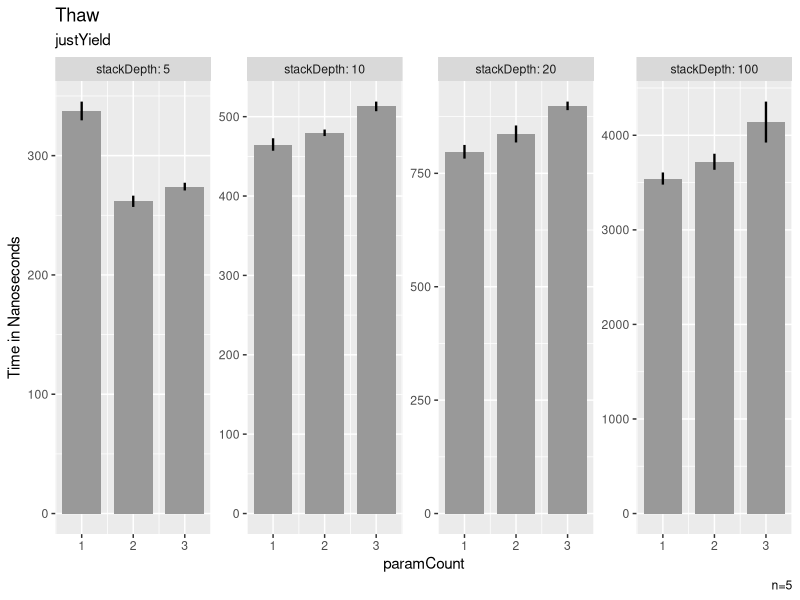
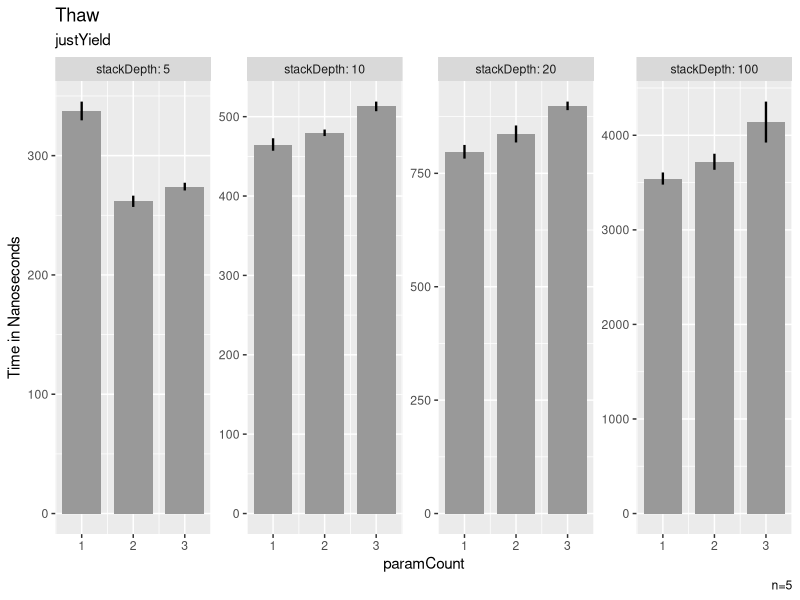

Recreate these plots in R, in order.
library(ggplot2)
library(plyr)

setwd(dirname(rstudioapi::getActiveDocumentContext()$path))

cbp1 <- c("#999999", "#E69F00", "#56B4E9", "#009E73",
          "#F0E442", "#0072B2", "#D55E00", "#CC79A7")

data <- read.csv("./JMH/CSV/jmh-result.csv")

data <- subset(data,data$Benchmark == "org.openjdk.benchmarks.cont.Thaw.justContinue")
data <- rename(data,c("Param..stackDepth"="stackDepth"))



g <- ggplot(data, aes(y=Score,x=Param..paramCount,fill=Benchmark)) + 
  geom_bar(stat="identity",width=0.75) +
  geom_errorbar(aes(ymin=Score-Score.Error..99.9.., ymax=Score+Score.Error..99.9..), width=0,size=0.8) 


g <- g + facet_wrap(vars(stackDepth), labeller = "label_both", scales = "free",ncol=4)

g <- g +
  theme(legend.position = "none")+
  labs(
    title = "Thaw",
    subtitle= "justYield",
    x = "paramCount",
    y = "Time in Nanoseconds",
    caption = "n=5")+
  scale_fill_manual(values = cbp1)

print(g)

ggsave(plot=g,"./JMH/Plots/Thaw.png",width=8.17,height=3)
